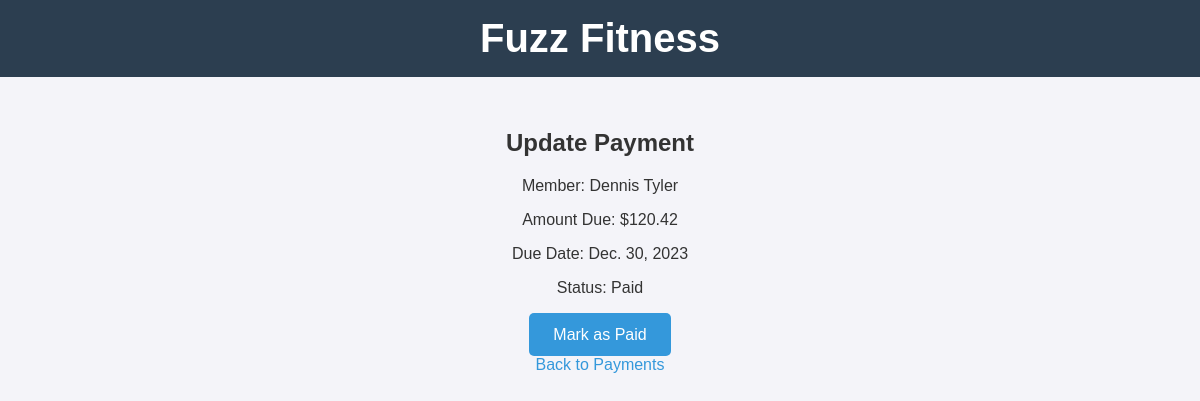
Screenshot of /update-payment/52/ (signed in) with the database file from the repository.
### fitness_app/models.py (models this page shows, shortened)
class Payment(models.Model):
    member = models.ForeignKey(Member, on_delete=models.CASCADE, related_name="payments")
    amount_due = models.DecimalField(max_digits=10, decimal_places=2)
    due_date = models.DateField()
    payment_date = models.DateField(null=True, blank=True)
    is_paid = models.BooleanField(default=False)
    fine_amount = models.DecimalField(max_digits=6, decimal_places=2, default=0.00)

class Member(models.Model):
    user = models.OneToOneField(User, on_delete=models.CASCADE, null=True, blank=True)
    first_name = models.CharField(max_length=50)
    last_name = models.CharField(max_length=50)
    street_address = models.CharField(max_length=255)
    city = models.CharField(max_length=100)
    state = models.CharField(max_length=50)
    zipcode = models.CharField(max_length=10)
    date_of_birth = models.DateField()
    goal_description = models.TextField(default="No Goal Specified")
    goal_date = models.DateField()
    goal_weight = models.IntegerField(default=0)
    date_joined = models.DateField(auto_now_add=True)

### fitness_app/views.py (the view)
# urls.py: path('update-payment/<int:payment_id>/', views.update_payment, name='update_payment'),
@login_required
def update_payment(request, payment_id):
    try:
        user_role = UserRole.objects.get(user=request.user).role.name
    except UserRole.DoesNotExist:
        return render(request, "error.html", {"message": "Access Denied"})
    if user_role not in ["Receptionist", "Manager"]:
        return render(request, "error.html", {"message": "Access Denied"})
    payment = get_object_or_404(Payment, id=payment_id)
    if request.method == "POST":
        payment.payment_date = date.today()
        payment.is_paid = True
        payment.save()
        return redirect("track_payment")
    return render(request, "update_payment.html", {"payment": payment})

### fitness_app/templates/update_payment.html (shortened to what this page needs)
{% load static %}
<!DOCTYPE html>
<html lang="en">
<head>
    <link rel="stylesheet" href="{% static 'css/style.css' %}">
</head>
<body>
    <header>
        <h1>Fuzz Fitness</h1>
    </header>
    <main>
        <h2>Update Payment</h2>
        <p>Member: {{ payment.member.first_name }} {{ payment.member.last_name }}</p>
        <p>Amount Due: ${{ payment.amount_due }}</p>
        <p>Due Date: {{ payment.due_date }}</p>
        <p>Status: {% if payment.is_paid %}Paid{% else %}Unpaid{% endif %}</p>
        <form method="POST">
            <button type="submit">Mark as Paid</button>
        </form>
        <a href="{% url 'track_payment' %}">Back to Payments</a>
    </main>
</body>
</html>

### static/css/style.css (style rules this page uses)
body { font-family: 'Arial', sans-serif; margin: 0; padding: 0; background-color: #f4f4f9; color: #333; }
header { background-color: #2c3e50; color: white; padding: 1rem 2rem; text-align: center; }
header h1 { margin: 0; font-size: 2.5rem; }
main { padding: 2rem; text-align: center; }
button { background-color: #3498db; color: white; border: none; padding: 0.8rem 1.5rem; font-size: 1rem; cursor: pointer; border-radius: 5px; transition: background-color 0.3s ease; }
a { color: #3498db; text-decoration: none; }

### rows the page displays
Payment: member.first_name "Dennis", member.last_name "Tyler", amount_due "120.42", due_date "Dec. 30, 2023"
